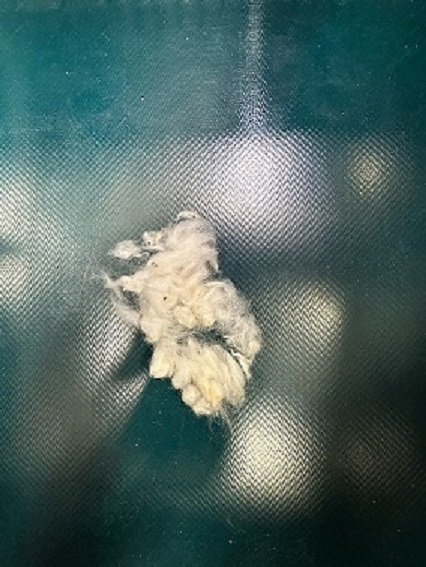
#> input picture konnbea4.jpeg, 426 x 567 px
$ jupyter execute Untitled62.ipynb
#> lines starting #> are read from the running program, lines starting #| are printed output that depends on the picture; after the words box and inside, x2 and y2 are one past the last pixel; in counts of white or black regions, pixels touching at a corner belong together
[cell 1]
import cv2

# 画像のパスを指定する
image_path = "konnbea4.jpeg"

# 画像を読み込む
image = cv2.imread(image_path)
#> image is the input picture: shape (567, 426, 3); mean B, G, R 99.9, 103.8, 81.2
cv2.imshow("image", image)

# グレースケールに変換する
gray_image = cv2.cvtColor(image, cv2.COLOR_BGR2GRAY)
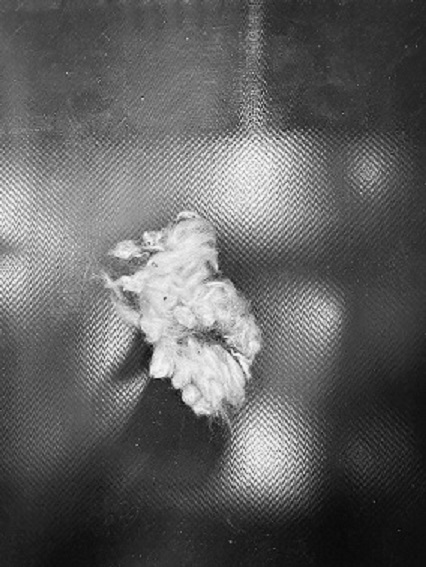
#> gray_image: shape (567, 426); min 7, max 254, mean 96.6
cv2.imshow("gray_image", gray_image)

# 2値化する
threshold_value = 150  # 閾値を適宜調整する
_, binary_image = cv2.threshold(gray_image, threshold_value, 255, cv2.THRESH_BINARY)
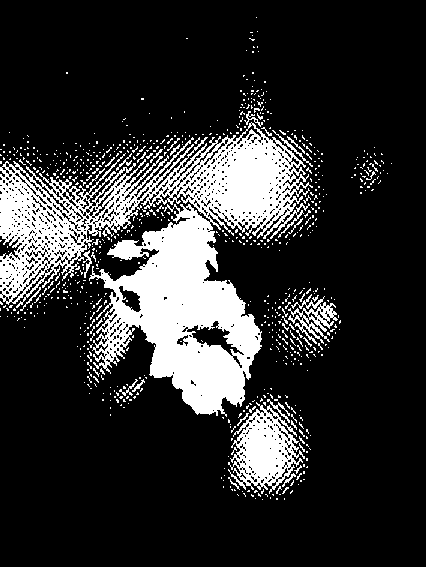
#> binary_image: shape (567, 426); 18.7% white; 782 white regions (751 under 20 px)

cv2.imshow("binary_image", binary_image)

# 輪郭を検出する
contours, _ = cv2.findContours(binary_image, cv2.RETR_EXTERNAL, cv2.CHAIN_APPROX_SIMPLE)
#> contours = 779 contours, 764 with area under 20; largest, box (x1, y1, x2, y2) and area: (0, 122, 313, 417) 39846, (228, 402, 305, 494) 3622, (288, 294, 338, 344) 746, (272, 130, 313, 167) 62, (267, 399, 290, 423) 58

# 面積の範囲を指定して輪郭をフィルタリングする
min_contour_area = 1000  # 1mmの面積に対応する値（適宜調整する）
max_contour_area = 5000 # 5mmの面積に対応する値（適宜調整する）
filtered_contours = [
    cnt for cnt in contours if min_contour_area < cv2.contourArea(cnt) < max_contour_area
]
#> filtered_contours = 1 contour; box (x1, y1, x2, y2) and area: (228, 402, 305, 494) 3622

# 検出された輪郭に円を描画する
for contour in filtered_contours:
    (x, y, w, h) = cv2.boundingRect(contour)
    cv2.circle(image, (int(x + w/2), int(y + h/2)), 3, (0, 0, 255), -1)
#> this loop made 1 pass
#> (x, y, w, h) on pass 1: (228, 402, 77, 92)
#> image: shape (567, 426, 3); 0.01% of pixels changed, all inside (x1, y1, x2, y2) = (263, 445, 270, 452)

# 画像を表示する
cv2.imshow("Detected Points", image)

# キー入力を待つ
cv2.waitKey(0)

# ウィンドウを閉じる
cv2.destroyAllWindows()

[cell 2]
import cv2

# 画像のパスを指定する
image_path = "konnbea4.jpeg"

# 画像を読み込む
image = cv2.imread(image_path)
cv2.imshow("image", image)

# グレースケールに変換する
gray_image = cv2.cvtColor(image, cv2.COLOR_BGR2GRAY)
cv2.imshow("gray_image", gray_image)

# 2値化する
threshold_value = 150  # 閾値を適宜調整する
_, binary_image = cv2.threshold(gray_image, threshold_value, 255, cv2.THRESH_BINARY)
cv2.imshow("binary_image", binary_image)

# 輪郭を検出する
contours, _ = cv2.findContours(binary_image, cv2.RETR_EXTERNAL, cv2.CHAIN_APPROX_SIMPLE)

# 面積の範囲を指定して輪郭をフィルタリングする
min_contour_area = 1000  # 1mmの面積に対応する値（適宜調整する）
max_contour_area = 5000  # 5mmの面積に対応する値（適宜調整する）
filtered_contours = [
    cnt for cnt in contours if min_contour_area < cv2.contourArea(cnt) < max_contour_area
]

# 検出された輪郭に四角を描画する
for contour in filtered_contours:
    (x, y, w, h) = cv2.boundingRect(contour)
    cv2.rectangle(image, (x, y), (x + w, y + h), (0, 0, 255), 2)
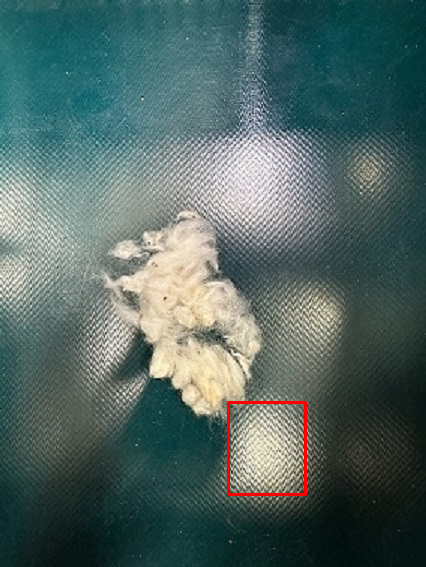
#> image: shape (567, 426, 3); 0.42% of pixels changed, all inside (x1, y1, x2, y2) = (227, 401, 307, 496)

# 画像を表示する
cv2.imshow("Detected Points", image)

# キー入力を待つ
cv2.waitKey(0)

# ウィンドウを閉じる
cv2.destroyAllWindows()

[cell 3]
import cv2

# 画像のパスを指定する
image_path = "konnbea4.jpeg"

# 画像を読み込む
image = cv2.imread(image_path)
cv2.imshow("image", image)

# グレースケールに変換する
gray_image = cv2.cvtColor(image, cv2.COLOR_BGR2GRAY)
cv2.imshow("gray_image", gray_image)

# 2値化する
threshold_value = 50  # 閾値を適宜調整する
_, binary_image = cv2.threshold(gray_image, threshold_value, 255, cv2.THRESH_BINARY)
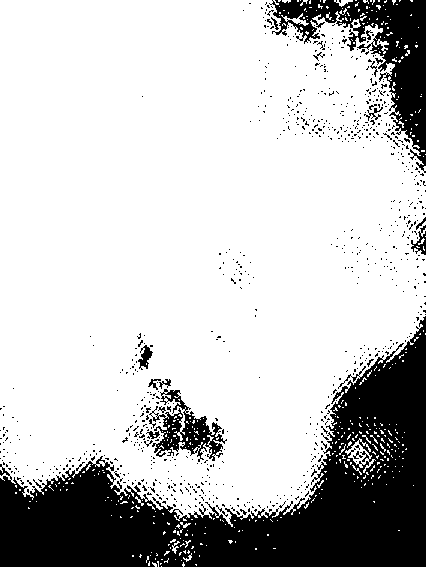
#> binary_image: shape (567, 426); 77.3% white; 813 black regions (792 under 20 px)
cv2.imshow("binary_image", binary_image)

# 輪郭を検出する
contours, _ = cv2.findContours(binary_image, cv2.RETR_EXTERNAL, cv2.CHAIN_APPROX_SIMPLE)
#> contours = 392 contours, 388 with area under 20; largest, box (x1, y1, x2, y2) and area: (0, 0, 426, 527) 188255, (345, 438, 376, 473) 336, (281, 13, 309, 26) 70, (334, 0, 353, 7) 39

# 直径の範囲を指定して輪郭をフィルタリングする
min_diameter = 1  # 最小直径（単位：mm）
max_diameter = 5  # 最大直径（単位：mm）

filtered_contours = []
for contour in contours:
    (x, y, w, h) = cv2.boundingRect(contour)
    diameter = max(w, h)  # 輪郭の外接矩形の幅と高さのうち、大きい方が直径の近似となる

    # 直径が指定された範囲内であれば輪郭を追加する
    if min_diameter <= diameter <= max_diameter:
        filtered_contours.append(contour)
        cv2.rectangle(image, (x, y), (x + w, y + h), (0, 0, 255), 2)
#> this loop made 392 passes
#> (x, y, w, h, diameter) on passes 1, 4, 5: (161, 566, 1, 1, 1), (182, 562, 3, 5, 5), (152, 562, 5, 5, 5)
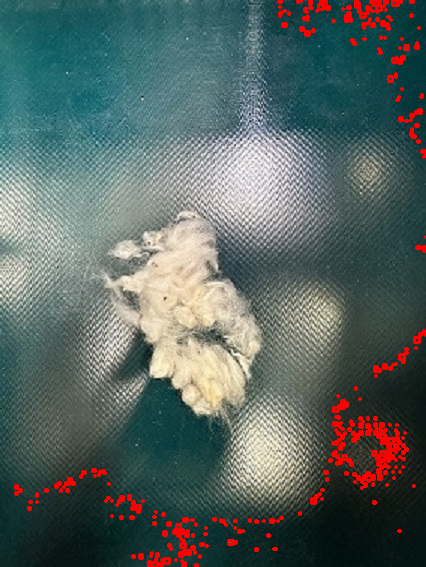
#> image: shape (567, 426, 3); 3.02% of pixels changed, all inside (x1, y1, x2, y2) = (14, 0, 426, 567)
#> after the loop, filtered_contours = 348 contours, all with area under 20

# 画像を表示する
cv2.imshow("Detected Points", image)

# キー入力を待つ
cv2.waitKey(0)

# ウィンドウを閉じる
cv2.destroyAllWindows()

$ run again, with konnbea2.jpeg copied over konnbea4.jpeg
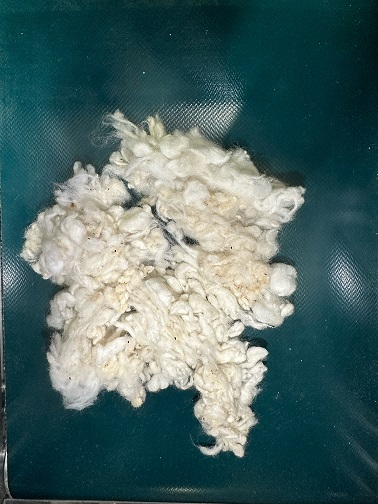
#> input picture konnbea2.jpeg, 378 x 504 px
#> image is the input picture: shape (504, 378, 3); mean B, G, R 102.9, 104.4, 77.9
#> `_, binary_image = cv2.threshold(gray_image, threshold_value, 255, cv2...`:
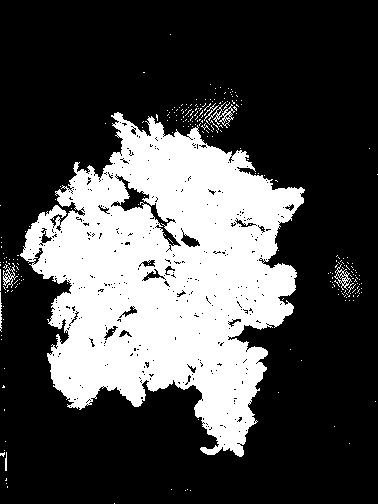
#> binary_image: shape (504, 378); 29.6% white; 254 white regions (246 under 20 px)
#> `contours, _ = cv2.findContours(binary_image, cv2.RETR_EXTERNAL, cv2.CH..`: contours = 245 contours, 241 with area under 20; largest, box (x1, y1, x2, y2) and area: (20, 112, 305, 457) 56914, (208, 102, 235, 128) 166, (334, 264, 352, 290) 145, (3, 263, 18, 288) 96
#> `filtered_contours = [ cnt for cnt in contours if min_contour_area < cv..`: filtered_contours = []
#> `contours, _ = cv2.findContours(binary_image, cv2.RETR_EXTERNAL, cv2.CH..`: contours = 1447 contours, 1437 with area under 20; largest, box (x1, y1, x2, y2) and area: (0, 18, 378, 461) 100070, (0, 416, 219, 504) 768, (320, 380, 378, 435) 440, (0, 0, 42, 19) 272, (156, 486, 229, 496) 270
#> the loop `for contour in contours:` made 1447 passes
#> (x, y, w, h, diameter) on passes 2 to 4: (44, 503, 1, 1, 1), (279, 501, 1, 1, 1), (240, 500, 1, 1, 1)
#> after the loop `for contour in contours:`:
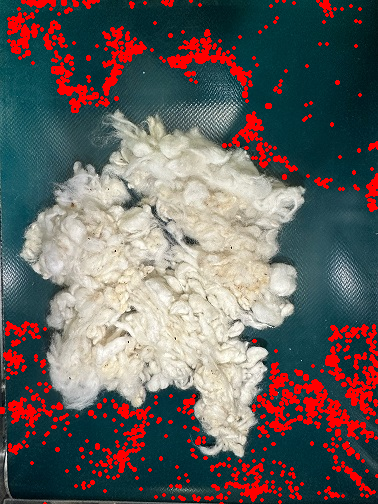
#> image: shape (504, 378, 3); 9.86% of pixels changed, all inside (x1, y1, x2, y2) = (0, 0, 378, 504)
#> after the loop `for contour in contours:`: filtered_contours = 1408 contours, all with area under 20

$ run again, with konnbea3.jpeg copied over konnbea4.jpeg
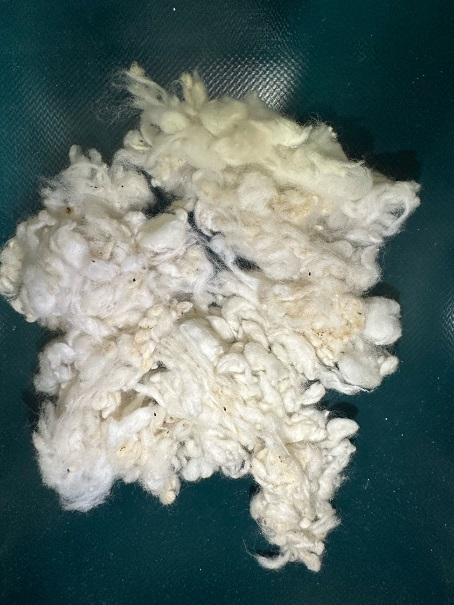
#> input picture konnbea3.jpeg, 454 x 605 px
#> image is the input picture: shape (605, 454, 3); mean B, G, R 110.4, 115.6, 100.3
#> `_, binary_image = cv2.threshold(gray_image, threshold_value, 255, cv2...`:
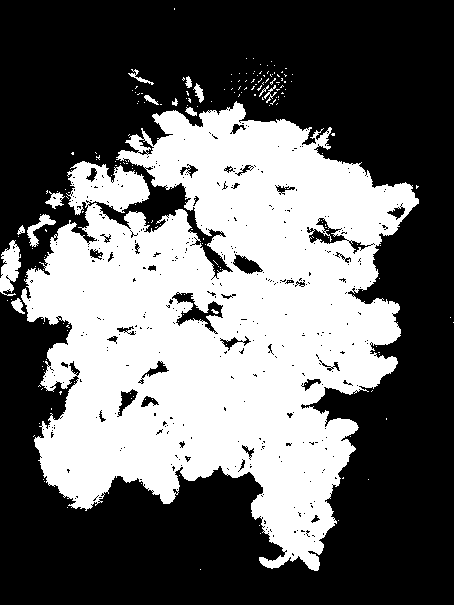
#> binary_image: shape (605, 454); 40.5% white; 198 white regions (183 under 20 px)
#> `contours, _ = cv2.findContours(binary_image, cv2.RETR_EXTERNAL, cv2.CH..`: contours = 173 contours, 161 with area under 20; largest, box (x1, y1, x2, y2) and area: (21, 101, 419, 571) 111970, (0, 240, 21, 296) 658, (27, 214, 56, 247) 246, (45, 191, 65, 209) 140, (11, 298, 25, 314) 94
#> `filtered_contours = [ cnt for cnt in contours if min_contour_area < cv..`: filtered_contours = []
#> `contours, _ = cv2.findContours(binary_image, cv2.RETR_EXTERNAL, cv2.CH..`: contours = 1289 contours, 1284 with area under 20; largest, box (x1, y1, x2, y2) and area: (0, 28, 454, 574) 154091, (167, 29, 202, 46) 72, (261, 25, 276, 38) 41, (256, 43, 271, 56) 22, (362, 479, 371, 490) 21
#> the loop `for contour in contours:` made 1289 passes
#> (x, y, w, h, diameter) on passes 1, 2, 4: (305, 604, 1, 1, 1), (105, 603, 1, 1, 1), (397, 601, 1, 1, 1)
#> after the loop `for contour in contours:`:
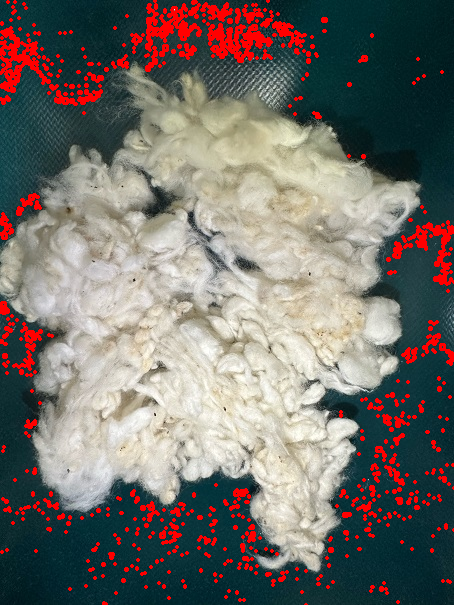
#> image: shape (605, 454, 3); 6.42% of pixels changed, all inside (x1, y1, x2, y2) = (0, 0, 454, 605)
#> after the loop `for contour in contours:`: filtered_contours = 1232 contours, all with area under 20
